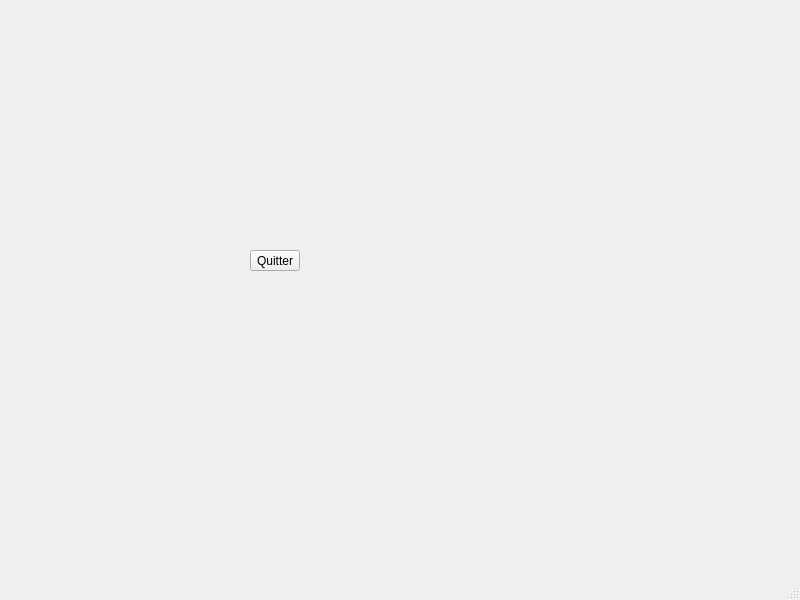
<?xml version="1.0" encoding="UTF-8"?>
<ui version="4.0">
 <class>MainWindow</class>
 <widget class="QMainWindow" name="MainWindow">
  <property name="geometry">
   <rect>
    <x>0</x>
    <y>0</y>
    <width>800</width>
    <height>600</height>
   </rect>
  </property>
  <property name="windowTitle">
   <string>MainWindow</string>
  </property>
  <widget class="QWidget" name="centralwidget">
   <widget class="QWidget" name="verticalLayoutWidget">
    <property name="geometry">
     <rect>
      <x>250</x>
      <y>30</y>
      <width>381</width>
      <height>461</height>
     </rect>
    </property>
    <layout class="QVBoxLayout" name="verticalLayout">
     <item>
      <widget class="QToolButton" name="toolButton">
       <property name="text">
        <string>Quitter</string>
       </property>
      </widget>
     </item>
    </layout>
   </widget>
  </widget>
  <widget class="QMenuBar" name="menubar">
   <property name="geometry">
    <rect>
     <x>0</x>
     <y>0</y>
     <width>800</width>
     <height>24</height>
    </rect>
   </property>
  </widget>
  <widget class="QStatusBar" name="statusbar"/>
 </widget>
 <resources/>
 <connections/>
</ui>
